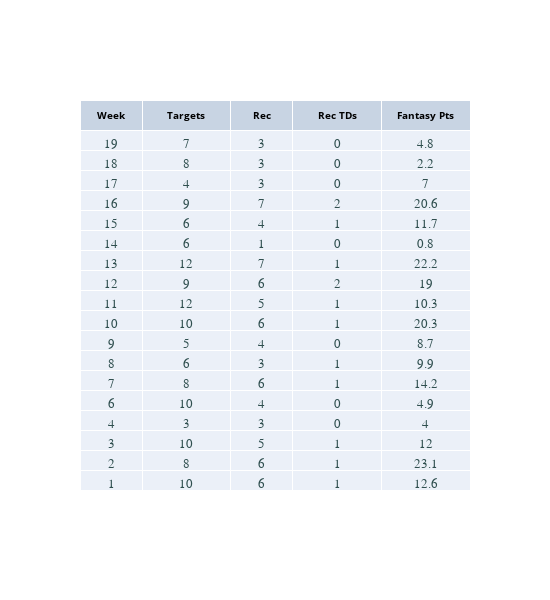

Notebook source saved alongside this figure:
### Code cell
##   go.Table wide

wide = get_rec_table_wide(player_season)

fig = go.Figure(data = [go.Table(columnwidth = [.7,1,.7,1,1],
                                 header = dict(values = ['<b>Week</b>','<b>Targets</b>','<b>Rec</b>','<b>Rec TDs</b>','<b>Fantasy Pts</b>'],
                                               align = "center",
                                               font = dict(size=10, color='black')),
                                 cells = dict(values = [wide.week, wide.targets, wide.receptions, wide.receiving_tds, wide.fantasy_points],
                                              align = "center",
                                              font = dict(color = "darkslategrey", size = 13, family = 'Courier New')))])
 
fig.update_layout(width=550, height=600)
table2 = fig
fig.show()

### Figure 1 — Plotly figure (JSON) as saved in the notebook; plotly's stock layout.template omitted (floating-point values rounded to 4 significant figures)
{"data": [{"cells": {"align": "center", "font": {"color": "darkslategrey", "family": "Courier New", "size": 13}, "values": [[19, 18, 17, 16, 15, 14, 13, 12, 11, 10, 9, 8, 7, 6, 4, 3, 2, 1], [7, 8, 4, 9, 6, 6, 12, 9, 12, 10, 5, 6, 8, 10, 3, 10, 8, 10], [3, 3, 3, 7, 4, 1, 7, 6, 5, 6, 4, 3, 6, 4, 3, 5, 6, 6], [0, 0, 0, 2, 1, 0, 1, 2, 1, 1, 0, 1, 1, 0, 0, 1, 1, 1], [4.8, 2.2, 7, 20.6, 11.7, 0.8, 22.2, 19, 10.3, 20.3, 8.7, 9.9, 14.2, 4.9, 4, 12, 23.1, 12.6]]}, "columnwidth": [0.7, 1, 0.7, 1, 1], "header": {"align": "center", "font": {"color": "black", "size": 10}, "values": ["<b>Week</b>", "<b>Targets</b>", "<b>Rec</b>", "<b>Rec TDs</b>", "<b>Fantasy Pts</b>"]}, "type": "table"}], "layout": {"height": 600, "width": 550}}
